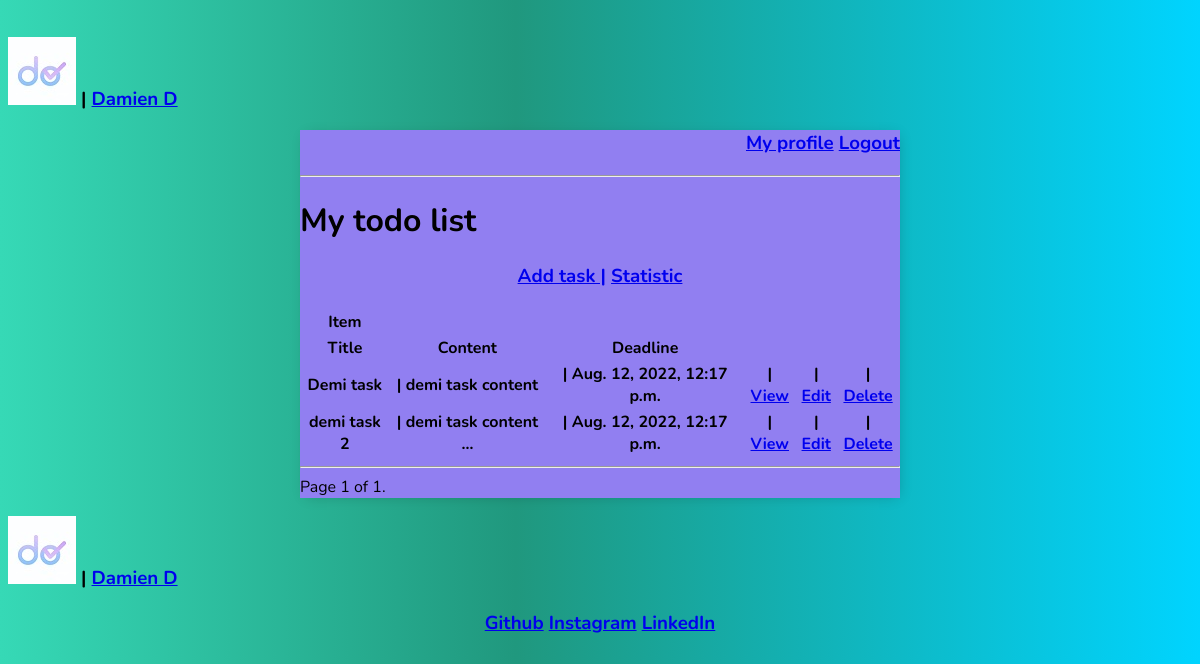
The page /tasks/ (signed in) on the database its author committed.
### account/models.py (models this page shows)
class CustomizeUser(AbstractUser):
    work_position = models.CharField(max_length=50, blank=False)
    email_confirmed = models.BooleanField(default=False)

### task_application/models.py (models this page shows, shortened)
class Task(models.Model):
    user = models.ForeignKey(settings.AUTH_USER_MODEL, on_delete=models.CASCADE)
    title = models.CharField(max_length=200)
    content = models.TextField(blank=True)
    created = models.DateTimeField(default=timezone.now, blank=True, null=True)
    due_date = models.DateTimeField(default=timezone.now, blank=True, null=True)
    done_date = models.DateTimeField(blank=True, null=True)
    status = models.CharField(choices=CHOICE_STATUS, max_length=15, default='todo')
    priority = models.CharField(choices=CHOICE_PRIORITY, max_length=7, default='medium')
    importance = models.BooleanField(default=False)
    class Meta:
        verbose_name = 'Task'

### task_application/views.py (the view)
# urls.py: path('tasks/', task_list, name='tasks'),
def task_list(request):
    task = Task.objects.filter(user_id=request.user)
    paginator = Paginator(task, 3)
    page = request.GET.get('page')
    try:
        tasks = paginator.page(page)
    except PageNotAnInteger:
        tasks = paginator.page(1)
    except EmptyPage:
        tasks = paginator.page(paginator.num_pages)
    return render(request,
                  'task_application/task_list.html',
                  {'page': page,
                   'tasks': tasks})

### task_application/templates/task_application/task_list.html (shortened to what this page needs)
<!DOCTYPE html>
<html lang="en">
<head>
{% extends 'task_application/base.html' %}
{% block content %}
</head>
<body>
{% if user.is_authenticated %}
    <h3 align="right"><a href="{% url 'profile' %}">My profile</a>
        <a href="{% url 'logout' %}">Logout</a></h3>
{% endif %}
<hr>
<h1>My todo list</h1>
<h3 align="center">
    <a href="{% url 'create_task' %}">Add task |</a>
    <a href="{% url 'statistic_list' %}"> Statistic</a>
</h3>
<table>
  <tr>
    <th>Item</th>
    <th></th>
  </tr>
  <tr>
      <th>Title</th>
      <th>Content</th>
      <th>Deadline</th>
  </tr>
  {% for task in tasks %}
    <tr>
      <th>{{task.title}}</th>
      <th>| {{task.content|truncatewords:3}}</th>
      <th>| {{task.due_date}}</th>
      <th>| <a href="{% url 'task' task.id %}">View</a></th>
      <th>| <a href="{% url 'task_update' task.id %}">Edit</a></th>
      <th>| <a href="{% url 'task_delete' task.id %} ">Delete</a></th>
    </tr>
  {% empty %}
    <h3>No items in list</h3>
  {% endfor %}
</table>
<hr>
    {% include "task_application/pagination.html" with page=tasks %}
{% endblock content %}

### task_application/templates/task_application/base.html (shortened to what this page needs)
<!DOCTYPE html>
{% load static %}
<html lang="en">
<head>
</head>
<body>
<header>
    <h3 align="left"><a href="{% url 'main_page' %}"> <img src="{% static "images/logo.png" %}" alt="logo"/></a> |
        {% if user.is_authenticated %}
            <a href="{% url 'profile' %}">{{user.get_full_name}}</a>
        {% endif %}
    </h3>
</header>
    <div class="container">
        {% block content %}
        {% endblock content %}
<footer>
    <h3 align="left"><a href="{% url 'main_page' %}"> <img src="{% static "images/logo.png" %}" alt="logo"/></a> |
        {% if user.is_authenticated %}
            <a href="{% url 'profile' %}">{{user.get_full_name}}</a>
        {% endif %}
    </h3>
    <h3 align="center">
        <a href="https://github.com/DemiLar/DemiLar">Github</a>
        <a href="https://www.instagram.com/laren_713/">Instagram</a>
        <a href="https://www.linkedin.com/in/daria-zaspenko-4a2ab3223/">LinkedIn</a>
    </h3>
</footer>
</body>
</html>

### task_application/templates/task_application/base.html (style rules this page uses)
body { background: rgb(54,217,182); background: linear-gradient(90deg, rgba(54,217,182,1) 0%, rgba(32,152,126,1) 43%, rgba(0,212,255,1) 100%); font-family: 'Nunito', sans-serif; padding-top: 10px; }
.container { max-width:600px; margin: auto; background-color: #917FF1; -webkit-box-shadow: 2px 2px 13px -4px rgba(0,0,0,0.21); box-shadow: 2px 2px 13px -4px rgba(0,0,0,0.21); }

### rows shown on the page
CustomizeUser: get_full_name "Damien D"
Task: title "Demi task", content "demi task content", due_date "Aug. 12, 2022, 12:17 p.m."
Task: title "demi task 2", content "demi task content …", due_date "Aug. 12, 2022, 12:17 p.m."

### other values the page prints
{{ page.number }} "1"
{{ page.paginator.num_pages }} "1"
